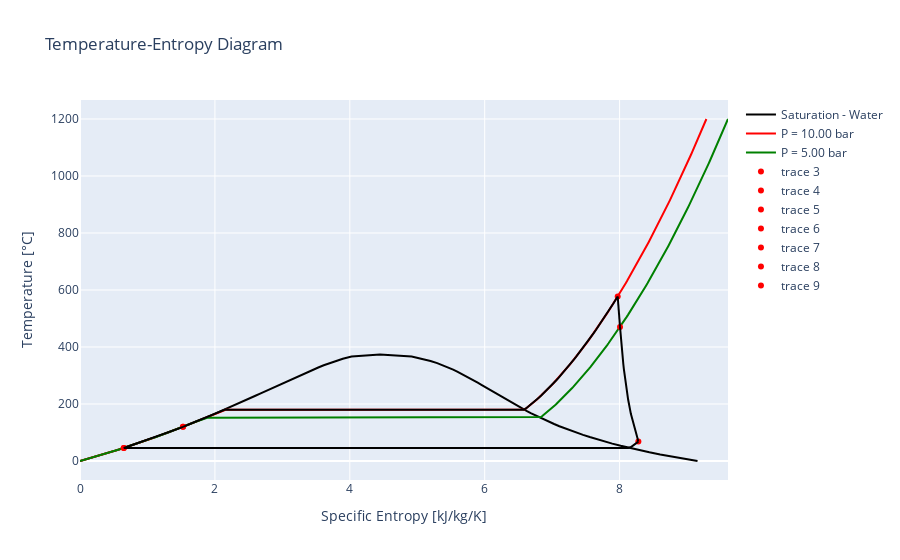

Write notebook code for a chart like this one.
### Code cell
fig = plot_saturation_curve(optimal_vapor_states[-1])
add_isobaric_process_to_plot(
    optimal_vapor_states[-1],
    optimal_vapor_states[0].pressure,
    fig,
    line_style={"color": "red"},
)
add_isobaric_process_to_plot(
    optimal_vapor_states[-1],
    optimal_vapor_states[1].pressure,
    fig,
    line_style={"color": "green"},
)

for state in optimal_vapor_states:
    mark_state_ts(state, fig)

plot_expansion_process(
    optimal_vapor_states[0],
    optimal_vapor_states[1],
    VAPOR_TURBINE_EFFICIENCY,
    fig,
)
plot_expansion_process(
    optimal_vapor_states[1],
    optimal_vapor_states[2],
    VAPOR_TURBINE_EFFICIENCY,
    fig,
)
plot_isobaric_process(optimal_vapor_states[2], optimal_vapor_states[3], fig)
plot_compression_process(optimal_vapor_states[3], optimal_vapor_states[4], VAPOR_PUMP_EFFICIENCY, fig)
plot_isobaric_process(optimal_vapor_states[4], optimal_vapor_states[5], fig)
plot_compression_process(optimal_vapor_states[5], optimal_vapor_states[6], VAPOR_PUMP_EFFICIENCY, fig)
plot_isobaric_process(optimal_vapor_states[6], optimal_vapor_states[0], fig)

fig.show()

### Figure 1 — Plotly figure (JSON) as saved in the notebook; plotly's stock layout.template omitted (floating-point values rounded to 4 significant figures; data arrays with more than 128 entries replaced by an {"elided": "..."} marker saying what was removed)
{"data": [{"line": {"color": "black"}, "name": "Saturation - Water", "type": "scatter", "x": [0.0001545, 0.1161, 0.2286, 0.3378, 0.4442, 0.548, 0.6492, 0.748, 0.8447, 0.9392, 1.032, 1.122, 1.211, 1.298, 1.384, 1.468, 1.551, 1.632, 1.712, 1.791, 1.869, 1.945, 2.021, 2.096, 2.17, 2.243, 2.316, 2.388, 2.459, 2.53, 2.6, 2.671, 2.741, 2.81, 2.88, 2.95, 3.02, 3.09, 3.161, 3.233, 3.305, 3.379, 3.455, 3.532, 3.614, 3.699, 3.792, 3.896, 4.026, 4.369, 4.448, 4.917, 5.077, 5.197, 5.296, 5.382, 5.46, 5.532, 5.6, 5.664, 5.725, 5.783, 5.84, 5.896, 5.951, 6.005, 6.059, 6.113, 6.166, 6.22, 6.275, 6.33, 6.385, 6.442, 6.5, 6.559, 6.62, 6.682, 6.747, 6.813, 6.883, 6.954, 7.029, 7.107, 7.188, 7.274, 7.363, 7.458, 7.557, 7.662, 7.773, 7.891, 8.016, 8.149, 8.29, 8.441, 8.602, 8.774, 8.958, 9.155], "y": [0.02, 7.651, 15.28, 22.91, 30.54, 38.17, 45.81, 53.44, 61.07, 68.7, 76.33, 83.96, 91.59, 99.22, 106.9, 114.5, 122.1, 129.7, 137.4, 145.0, 152.6, 160.3, 167.9, 175.5, 183.2, 190.8, 198.4, 206.1, 213.7, 221.3, 228.9, 236.6, 244.2, 251.8, 259.5, 267.1, 274.7, 282.4, 290.0, 297.6, 305.3, 312.9, 320.5, 328.2, 335.8, 343.4, 351.0, 358.7, 366.3, 373.9, 373.9, 366.3, 358.7, 351.0, 343.4, 335.8, 328.2, 320.5, 312.9, 305.3, 297.6, 290.0, 282.4, 274.7, 267.1, 259.5, 251.8, 244.2, 236.6, 228.9, 221.3, 213.7, 206.1, 198.4, 190.8, 183.2, 175.5, 167.9, 160.3, 152.6, 145.0, 137.4, 129.7, 122.1, 114.5, 106.9, 99.22, 91.59, 83.96, 76.33, 68.7, 61.07, 53.44, 45.81, 38.17, 30.54, 22.91, 15.28, 7.651, 0.02]}, {"connectgaps": true, "line": {"color": "red"}, "name": "P = 10.00 bar", "type": "scatter", "x": {"elided": "500 float values"}, "y": {"elided": "500 float values"}}, {"connectgaps": true, "line": {"color": "green"}, "name": "P = 5.00 bar", "type": "scatter", "x": {"elided": "500 float values"}, "y": {"elided": "500 float values"}}, {"marker": {"color": "red"}, "mode": "markers", "type": "scatter", "x": [7.972], "y": [577.0]}, {"marker": {"color": "red"}, "mode": "markers", "type": "scatter", "x": [8.006], "y": [470.5]}, {"marker": {"color": "red"}, "mode": "markers", "type": "scatter", "x": [8.278], "y": [68.06]}, {"marker": {"color": "red"}, "mode": "markers", "type": "scatter", "x": [0.6492], "y": [45.81]}, {"marker": {"color": "red"}, "mode": "markers", "type": "scatter", "x": [0.6492], "y": [45.82]}, {"marker": {"color": "red"}, "mode": "markers", "type": "scatter", "x": [1.527], "y": [120.0]}, {"marker": {"color": "red"}, "mode": "markers", "type": "scatter", "x": [1.527], "y": [120]}, {"line": {"color": "black"}, "showlegend": false, "type": "scatter", "x": [7.972, 7.973, 7.974, 7.976, 7.977, 7.979, 7.98, 7.981, 7.983, 7.985, 7.986, 7.988, 7.99, 7.992, 7.994, 7.996, 7.998, 8.001, 8.003, 8.006], "y": [577.0, 572.7, 568.3, 563.7, 559.1, 554.3, 549.5, 544.4, 539.3, 534.0, 528.6, 523.0, 517.2, 511.2, 505.0, 498.6, 492.0, 485.1, 478.0, 470.5]}, {"line": {"color": "black"}, "showlegend": false, "type": "scatter", "x": [8.006, 8.008, 8.011, 8.014, 8.017, 8.02, 8.024, 8.028, 8.032, 8.037, 8.042, 8.048, 8.055, 8.063, 8.073, 8.086, 8.102, 8.126, 8.167, 8.278], "y": [470.5, 462.8, 454.6, 446.1, 437.2, 427.8, 417.8, 407.2, 395.9, 383.7, 370.5, 356.1, 340.3, 322.6, 302.6, 279.3, 251.3, 215.7, 165.5, 68.08]}, {"line": {"color": "black"}, "showlegend": false, "type": "scatter", "x": {"elided": "200 float values"}, "y": {"elided": "200 float values"}}, {"line": {"color": "black"}, "showlegend": false, "type": "scatter", "x": [0.6492, 0.6492, 0.6492, 0.6492, 0.6492, 0.6492, 0.6492, 0.6492, 0.6492, 0.6492, 0.6492, 0.6492, 0.6492, 0.6492, 0.6492, 0.6492, 0.6492, 0.6492, 0.6492, 0.6492], "y": [45.81, 45.81, 45.81, 45.81, 45.81, 45.81, 45.81, 45.81, 45.81, 45.81, 45.81, 45.82, 45.82, 45.82, 45.82, 45.82, 45.82, 45.82, 45.82, 45.82]}, {"line": {"color": "black"}, "showlegend": false, "type": "scatter", "x": {"elided": "200 float values"}, "y": {"elided": "200 float values"}}, {"line": {"color": "black"}, "showlegend": false, "type": "scatter", "x": [1.527, 1.527, 1.527, 1.527, 1.527, 1.527, 1.527, 1.527, 1.527, 1.527, 1.527, 1.527, 1.527, 1.527, 1.527, 1.527, 1.527, 1.527, 1.527, 1.527], "y": [120.0, 120.0, 120.0, 120.0, 120.0, 120.0, 120.0, 120.0, 120.0, 120.0, 120.0, 120.0, 120.0, 120.0, 120.0, 120.0, 120.0, 120.0, 120.0, 120.0]}, {"line": {"color": "black"}, "showlegend": false, "type": "scatter", "x": {"elided": "200 float values"}, "y": {"elided": "200 float values"}}], "layout": {"title": {"text": "Temperature-Entropy Diagram"}, "xaxis": {"title": {"text": "Specific Entropy [kJ/kg/K]"}}, "yaxis": {"title": {"text": "Temperature [°C]"}}}}
